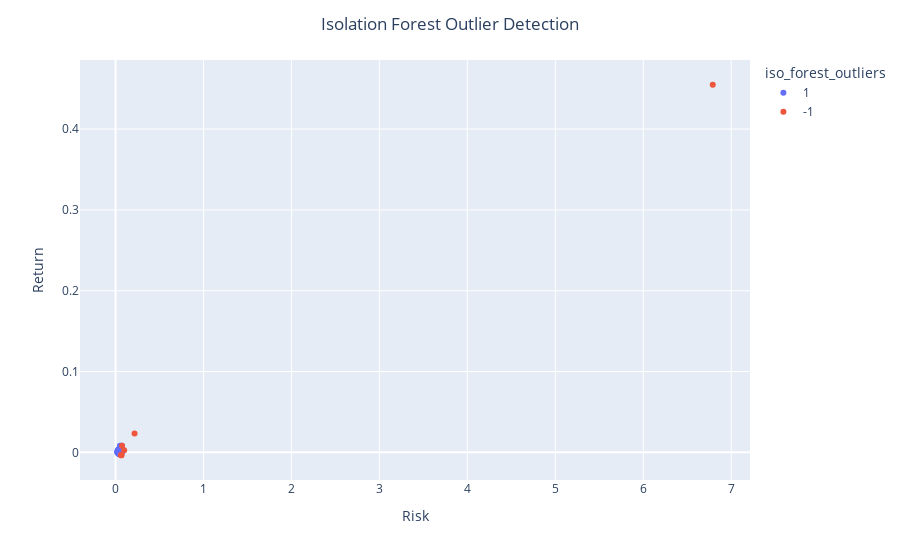

This figure's notebook cell:
### Code cell
isf = IsolationForest(contamination=0.04)
preds = isf.fit_predict(df[["Risk", "Return"]])

df_ = df.copy()
df_["iso_forest_outliers"] = preds
df_["iso_forest_outliers"] = df_["iso_forest_outliers"].astype(str)
#extract the scores from the data in terms of strength of outlier
df_["iso_forest_scores"] = isf.decision_function(df_[["Risk", "Return"]])

fig = px.scatter(
    df_, 
    x='Risk', 
    y='Return', 
    color='iso_forest_outliers', 
    hover_name='Stock',
    hover_data=['Sector', 'Sub-Sector', 'Segment', 'Sharpe'],
)

fig.update_layout(title='Isolation Forest Outlier Detection', title_x=0.5)
fig.show()

### Figure 1 — Plotly figure (JSON) as saved in the notebook; plotly's stock layout.template omitted (floating-point values rounded to 4 significant figures; data arrays with more than 128 entries replaced by an {"elided": "..."} marker saying what was removed)
{"data": [{"customdata": {"elided": "163x4 mixed values"}, "hovertemplate": "<b>%{hovertext}</b><br><br>iso_forest_outliers=1<br>Risk=%{x}<br>Return=%{y}<br>Sector=%{customdata[0]}<br>Sub-Sector=%{customdata[1]}<br>Segment=%{customdata[2]}<br>Sharpe=%{customdata[3]}<extra></extra>", "hovertext": {"elided": "163 str values"}, "legendgroup": "1", "marker": {"color": "#636efa", "symbol": "circle"}, "mode": "markers", "name": "1", "orientation": "v", "showlegend": true, "type": "scatter", "x": {"elided": "163 float values"}, "xaxis": "x", "y": {"elided": "163 float values"}, "yaxis": "y"}, {"customdata": [["Materiais Básicos", "Mineração", "Minerais Metálicos", 0.1083], ["Bens Industriais", "Material de Transporte", "Material Rodoviário", 0.1126], ["Consumo não Cíclico", "Comércio e Distribuição", "Alimentos", -0.04965], ["Consumo Cíclico", "Comércio", "Tecidos, Vestuário e Calçados", -0.05776], ["Saúde", "Comércio e Distribuição", "Medicamentos e Outros Produtos", 0.06699], ["Financeiro", "Previdência e Seguros", "Resseguradoras", -0.05131], ["Outros", "Outros", "Outros", 0.02591]], "hovertemplate": "<b>%{hovertext}</b><br><br>iso_forest_outliers=-1<br>Risk=%{x}<br>Return=%{y}<br>Sector=%{customdata[0]}<br>Sub-Sector=%{customdata[1]}<br>Segment=%{customdata[2]}<br>Sharpe=%{customdata[3]}<extra></extra>", "hovertext": ["MMXM3.SA", "RCSL3.SA", "PCAR3.SA", "LLIS3.SA", "PFRM3.SA", "IRBR3.SA", "BLUT3.SA"], "legendgroup": "-1", "marker": {"color": "#EF553B", "symbol": "circle"}, "mode": "markers", "name": "-1", "orientation": "v", "showlegend": true, "type": "scatter", "x": [0.2162, 0.07402, 0.06596, 0.06178, 6.79, 0.0681, 0.09816], "xaxis": "x", "y": [0.02341, 0.008336, -0.003275, -0.003569, 0.4548, -0.003494, 0.002544], "yaxis": "y"}], "layout": {"legend": {"title": {"text": "iso_forest_outliers"}, "tracegroupgap": 0}, "margin": {"t": 60}, "title": {"text": "Isolation Forest Outlier Detection", "x": 0.5}, "xaxis": {"anchor": "y", "domain": [0, 1], "title": {"text": "Risk"}}, "yaxis": {"anchor": "x", "domain": [0, 1], "title": {"text": "Return"}}}}
